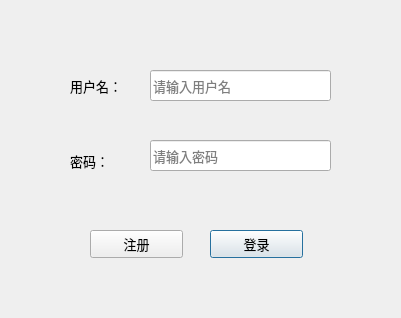
<?xml version="1.0" encoding="UTF-8"?>
<ui version="4.0">
 <class>loginDialog</class>
 <widget class="QDialog" name="loginDialog">
  <property name="font">
   <font>
    <family>Arial</family>
    <pointsize>10</pointsize>
   </font>
  </property>
  <property name="windowTitle">
   <string>登录</string>
  </property>
  <widget class="QLabel" name="label">
   <property name="geometry">
    <rect>
     <x>70</x>
     <y>60</y>
     <width>71</width>
     <height>51</height>
    </rect>
   </property>
   <property name="text">
    <string>用户名：</string>
   </property>
  </widget>
  <widget class="QLabel" name="label_2">
   <property name="geometry">
    <rect>
     <x>70</x>
     <y>140</y>
     <width>61</width>
     <height>41</height>
    </rect>
   </property>
   <property name="text">
    <string>密码：</string>
   </property>
  </widget>
  <widget class="QPushButton" name="regpushButton">
   <property name="geometry">
    <rect>
     <x>90</x>
     <y>230</y>
     <width>93</width>
     <height>28</height>
    </rect>
   </property>
   <property name="focusPolicy">
    <enum>Qt::NoFocus</enum>
   </property>
   <property name="text">
    <string>注册</string>
   </property>
  </widget>
  <widget class="QPushButton" name="logpushButton">
   <property name="geometry">
    <rect>
     <x>210</x>
     <y>230</y>
     <width>93</width>
     <height>28</height>
    </rect>
   </property>
   <property name="text">
    <string>登录</string>
   </property>
  </widget>
  <widget class="QLineEdit" name="userlineEdit">
   <property name="geometry">
    <rect>
     <x>150</x>
     <y>70</y>
     <width>181</width>
     <height>31</height>
    </rect>
   </property>
   <property name="placeholderText">
    <string>请输入用户名</string>
   </property>
  </widget>
  <widget class="QLineEdit" name="pwdlineEdit">
   <property name="geometry">
    <rect>
     <x>150</x>
     <y>140</y>
     <width>181</width>
     <height>31</height>
    </rect>
   </property>
   <property name="echoMode">
    <enum>QLineEdit::Password</enum>
   </property>
   <property name="placeholderText">
    <string>请输入密码</string>
   </property>
  </widget>
 </widget>
 <resources/>
 <connections/>
</ui>
